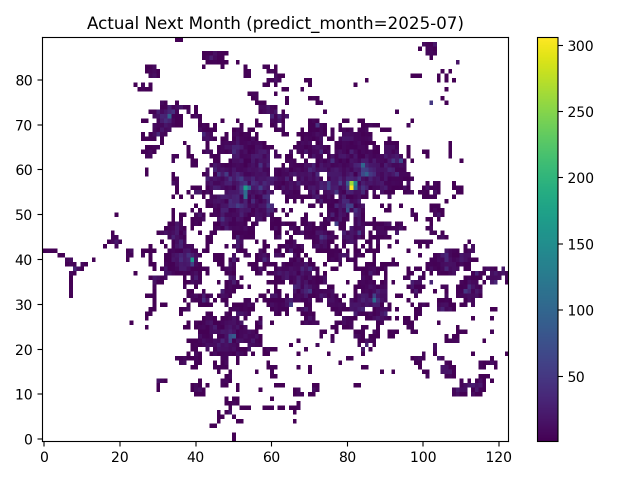
#> input picture data/processed/figures/month_2025-07/actual_next_month.png, 1280 x 960 px (shown at 1/2 size)
$ python make_month_panels.py
#> lines starting #> are read from the running program, lines starting #| are printed output that depends on the picture
from __future__ import annotations
import argparse
from pathlib import Path
from PIL import Image, ImageOps, ImageDraw, ImageFont

def load_img(p: Path) -> Image.Image:
    img = Image.open(p).convert("RGB")
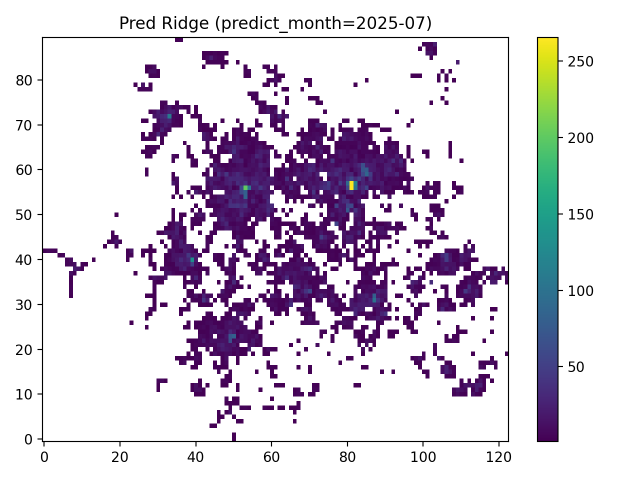
#> input picture data/processed/figures/month_2025-07/pred_ridge.png, 1280 x 960 px (shown at 1/2 size)
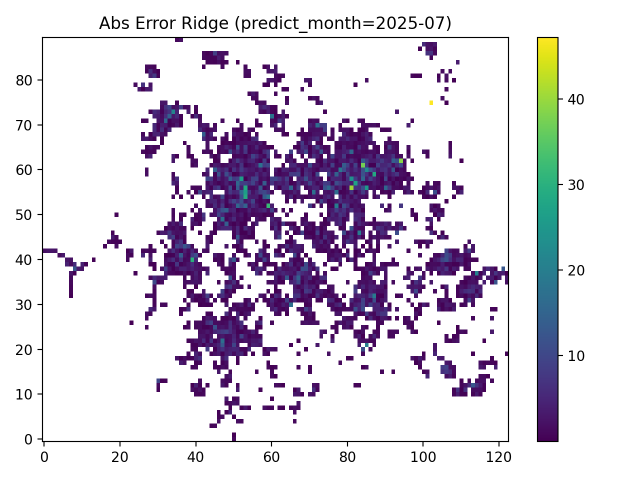
#> input picture data/processed/figures/month_2025-07/abs_error_ridge.png, 1280 x 960 px (shown at 1/2 size)
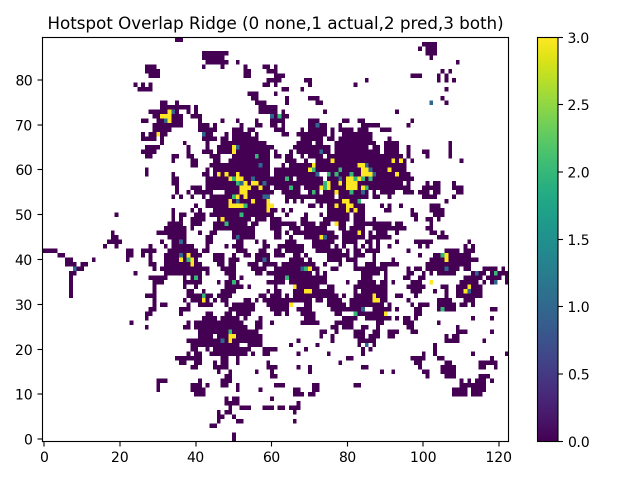
#> input picture data/processed/figures/month_2025-07/hotspot_overlap_ridge.png, 1280 x 960 px (shown at 1/2 size)
    return img

def add_title(img: Image.Image, title: str) -> Image.Image:
    # simple header bar
    w, h = img.size
    bar_h = 40
    out = Image.new("RGB", (w, h + bar_h), (18, 18, 18))
    out.paste(img, (0, bar_h))
    draw = ImageDraw.Draw(out)
    draw.text((12, 10), title, fill=(240, 240, 240))
    return out

def grid_2x2(imgs, outpath: Path, title: str):
    # Standardize sizes
    imgs = [ImageOps.contain(im, (900, 700)) for im in imgs]
#> imgs = 4 items

    # Make all same size by padding
    max_w = max(i.size[0] for i in imgs)
#> max_w = 900
    max_h = max(i.size[1] for i in imgs)
#> max_h = 675
    padded = []
    for im in imgs:
        canvas = Image.new("RGB", (max_w, max_h), (255, 255, 255))
        x = (max_w - im.size[0]) // 2
        y = (max_h - im.size[1]) // 2
        canvas.paste(im, (x, y))
        padded.append(canvas)
#> this loop made 4 passes
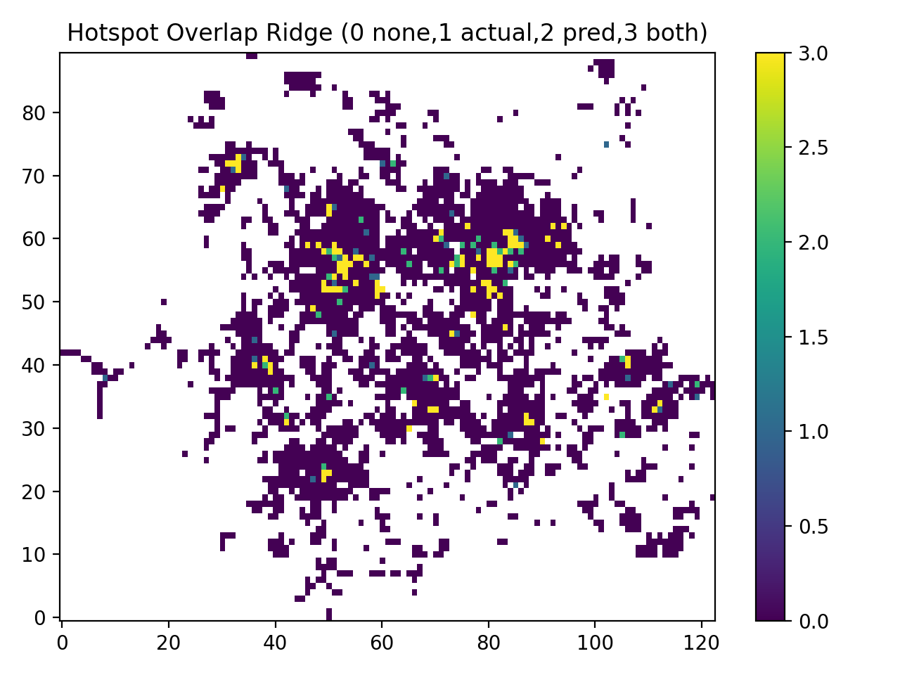
#> canvas: PIL image 900x675 RGB; mean R, G, B 219, 211.6, 221.1
#> after the loop, padded = 4 items

    # 2x2 layout
    out = Image.new("RGB", (max_w * 2, max_h * 2), (255, 255, 255))
#> out: PIL image 1800x1350 RGB; every value is 255
    out.paste(padded[0], (0, 0))
    out.paste(padded[1], (max_w, 0))
    out.paste(padded[2], (0, max_h))
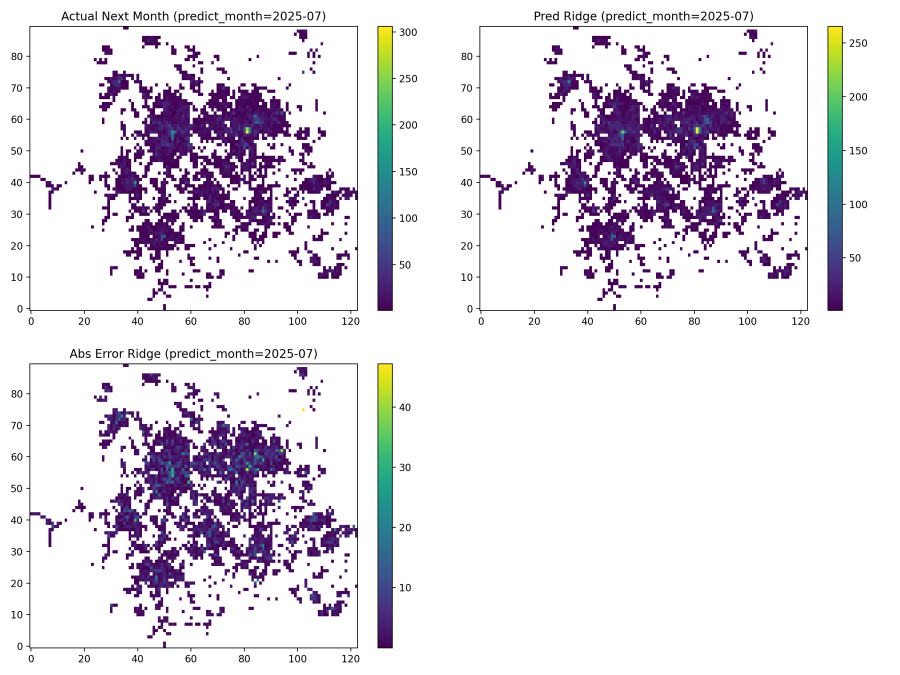
#> out: PIL image 1800x1350 RGB (shown at 1/2 size); mean R, G, B 227.7, 222.8, 231.2
    out.paste(padded[3], (max_w, max_h))
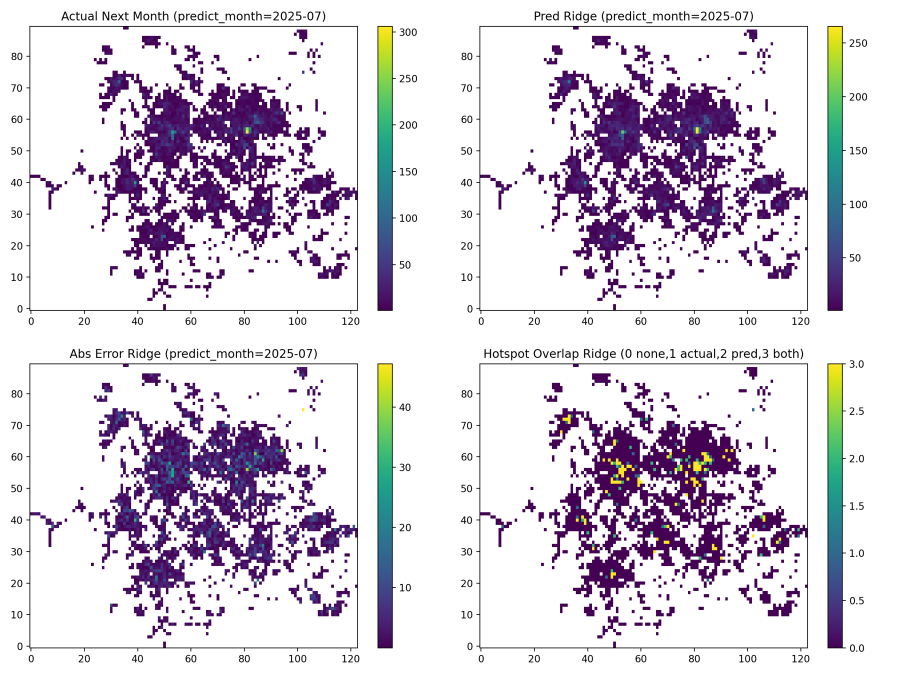
#> out: PIL image 1800x1350 RGB (shown at 1/2 size); mean R, G, B 218.7, 211.9, 222.7

    out = add_title(out, title)
#> in add_title, `out = Image.new("RGB", (w, h + bar_h), (18, 18, 18))`: out: PIL image 1800x1390 RGB; every value is 18
#> in add_title, `out.paste(img, (0, bar_h))`:
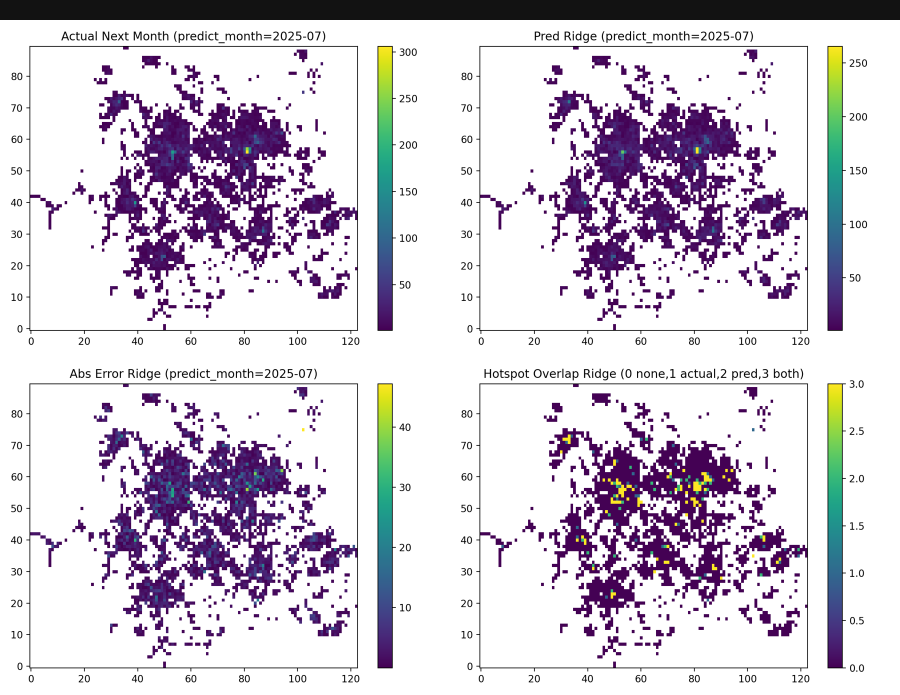
#> out: PIL image 1800x1390 RGB (shown at 1/2 size); mean R, G, B 212.9, 206.4, 216.8
    out.save(outpath, quality=95)

def main():
    ap = argparse.ArgumentParser()
    ap.add_argument("--figdir", default="data/processed/figures")
    args = ap.parse_args()

    base = Path(args.figdir)
    month_dirs = sorted([p for p in base.glob("month_*") if p.is_dir()])

    if not month_dirs:
        raise FileNotFoundError(f"No month_* folders found under {base}")

    for md in month_dirs:
        month = md.name.replace("month_", "")
        # required images (from visualize_month.py)
        actual = md / "actual_next_month.png"
        pred = md / "pred_ridge.png"
        err = md / "abs_error_ridge.png"
        overlap = md / "hotspot_overlap_ridge.png"

        missing = [str(p.name) for p in [actual, pred, err, overlap] if not p.exists()]
        if missing:
            print(f"[SKIP] {month} missing: {missing}")
            continue

        imgs = [load_img(actual), load_img(pred), load_img(err), load_img(overlap)]
        outpath = base / f"panel_{month}.png"
        grid_2x2(imgs, outpath, f"Visual Evaluation Panel — {month} (Ridge vs Actual)")
        print("[OK] Saved:", outpath)

if __name__ == "__main__":
    main()
